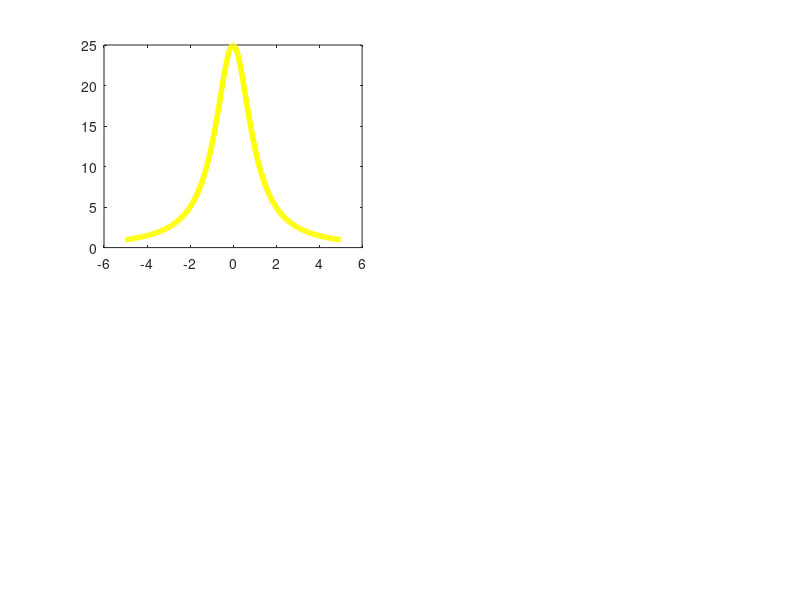

MATLAB code to generate this figure: (Note: this script raises an error after producing the figure.)
%clamped cubic spline interpolant

xx  = linspace(-5,5,150);

sl =  0.3698;
sr = -sl;

for i = 1:4
    x = linspace(-5,5,20+20*(i-1));
    y  = 25 ./ (1+x.^2);
    subplot(2,2,i);
    plot(xx,25 ./ (1+xx.^2),'y','LineWidth',4);
    hold on
    pp = csape(x,[sl,y,sr],'clamped');
    plot(xx , fnval(pp,xx),x,y,'ro');
    tmp_title =['Interpolant to ',num2str(20+20*(i-1)),' Points'];
    title(tmp_title);
    legend('Exact','Interpolated','Points');
end


